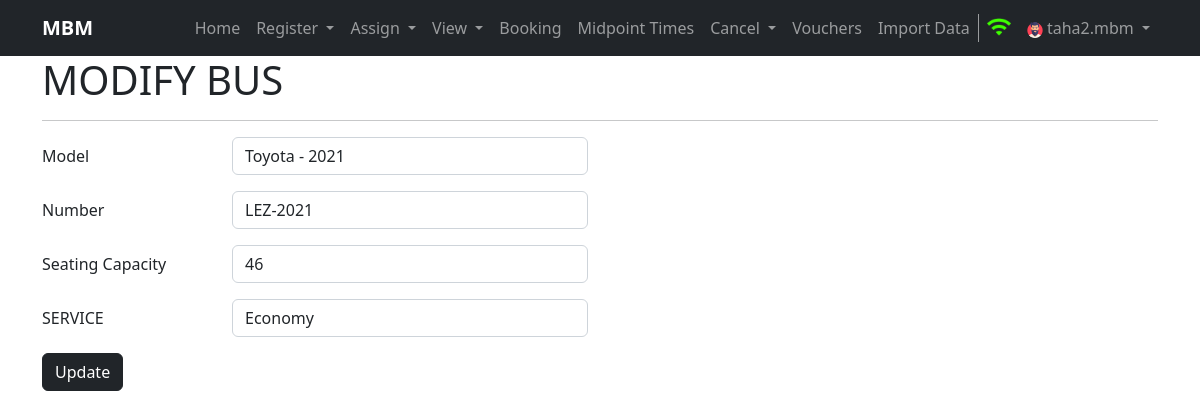
/modifybus/2 (signed in), run on the app's committed database.
### home/models.py (models this page shows, shortened)
class Bus(models.Model):
    bus_number = models.CharField(max_length=30, unique=True)
    seating_capacity = models.IntegerField()
    service_type = models.CharField(max_length=100)
    bus_model = models.CharField(max_length=100)
    created = models.DateTimeField(auto_now_add=True, editable=False, null=False, blank=False)
    last_modified = models.DateTimeField(auto_now_add=True, editable=False, null=False, blank=False)
    class Meta:
        verbose_name_plural = 'Bus'

### home/views.py (the view, shortened to what this page needs)
# urls.py: path('modifybus/<int:bus_id>', views.modifybus, name='modifybus'),
def modifybus(request, bus_id):
    if request.user.is_anonymous:
        return redirect('/login')
    bus = None
    try:
        bus = Bus.objects.get(id=bus_id)
    except Exception as e:
        messages.warning(request, e)
    return render(request, 'modifybus.html', {'bus': bus})

### templates/modifybus.html (shortened to what this page needs)
{% extends 'base.html' %}
{% block username %}{{ request.user.username }}{% endblock username %}
{%block body%}
<div class="container">
    <h1>MODIFY BUS</h1>
    <hr>
</div>
<div class="container my-3">
    <form method="post" name="register" action="">
        <div class="mb-3 row">
            <label for="inputModel" class="col-sm-2 col-form-label">Model</label>
            <div class="col-sm-4">
              <input type="text" class="form-control" id="inputModel" name="inputModel" placeholder="NAME-YEAR" minlength="3" maxlength="50" value="{{bus.bus_model}}" required>
            </div>
          </div>
          <div class="mb-3 row">
            <label for="inputNumber" class="col-sm-2 col-form-label">Number</label>
            <div class="col-sm-4">
              <input type="text" class="form-control" id="inputNumber" style="text-transform:uppercase" placeholder="AAA-0000" value="{{bus.bus_number}}" oninput="this.value = this.value.toUpperCase()" name="inputNumber" minlength="3" maxlength="8" required>
            </div>
          </div>
          <div class="mb-3 row">
            <label for="inputSeating" class="col-sm-2 col-form-label">Seating Capacity</label>
            <div class="col-sm-4">
              <input type="number" class="form-control" id="inputSeating" name="inputSeating" value="{{bus.seating_capacity}}" placeholder="18 - 48" min="18" max="48" required>
            </div>
          </div>
          <div class="mb-3 row">
            <label for="inputService" class="col-sm-2 col-form-label">SERVICE</label>
            <div class="col-sm-4">
              <select name="inputService" class="form-control" id="inputService" required>
                <option value="economy" {% if bus.service_type == 'economy' %} selected {% endif %}>Economy</option>
              </select>
            </div>
          </div>
          <button type="submit" class="btn btn-dark btn-md">Update</button>
    </form>
</div>
{%endblock body%}

### data on the page
Bus: inputModel "Toyota - 2021", inputNumber "LEZ-2021", inputSeating "46", inputService "Economy"

### other printed values
{{ request.user.username }} "taha2.mbm"
